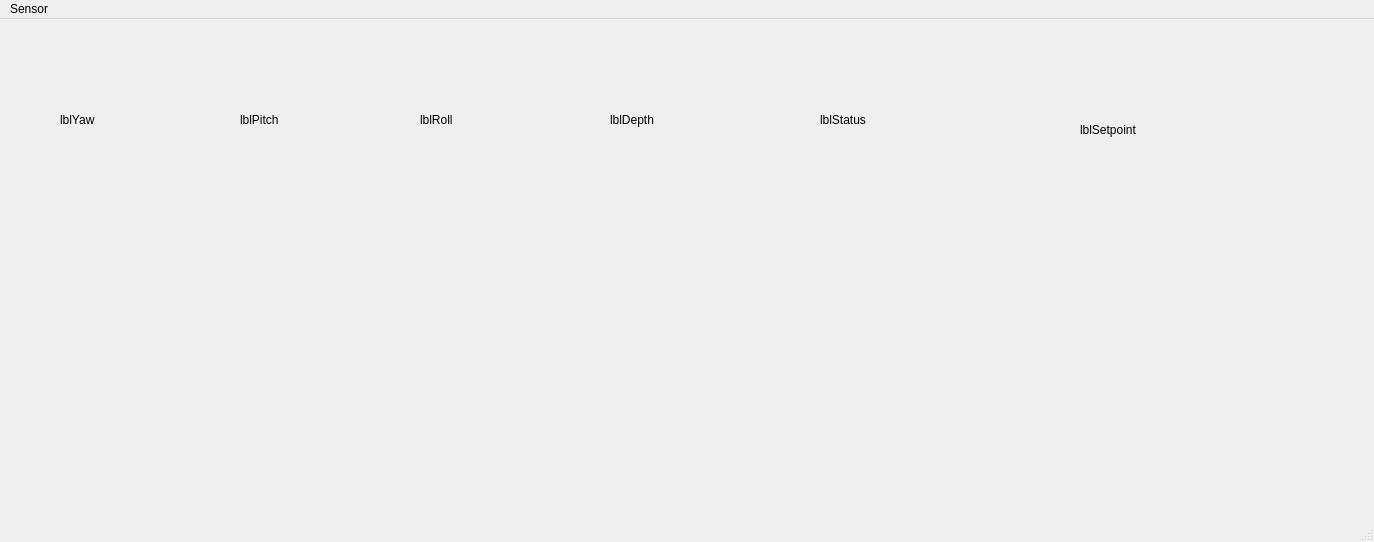
<?xml version="1.0" encoding="UTF-8"?>
<ui version="4.0">
 <class>MainWindow</class>
 <widget class="QMainWindow" name="MainWindow">
  <property name="geometry">
   <rect>
    <x>0</x>
    <y>0</y>
    <width>1374</width>
    <height>542</height>
   </rect>
  </property>
  <property name="windowTitle">
   <string>MainWindow</string>
  </property>
  <widget class="QWidget" name="centralwidget">
   <widget class="QLabel" name="lblYaw">
    <property name="geometry">
     <rect>
      <x>60</x>
      <y>90</y>
      <width>54</width>
      <height>21</height>
     </rect>
    </property>
    <property name="text">
     <string>lblYaw</string>
    </property>
    <property name="wordWrap">
     <bool>false</bool>
    </property>
   </widget>
   <widget class="QLabel" name="lblStatus">
    <property name="geometry">
     <rect>
      <x>820</x>
      <y>90</y>
      <width>121</width>
      <height>21</height>
     </rect>
    </property>
    <property name="text">
     <string>lblStatus</string>
    </property>
    <property name="wordWrap">
     <bool>false</bool>
    </property>
   </widget>
   <widget class="QLabel" name="lblRoll">
    <property name="geometry">
     <rect>
      <x>420</x>
      <y>90</y>
      <width>53</width>
      <height>21</height>
     </rect>
    </property>
    <property name="text">
     <string>lblRoll</string>
    </property>
    <property name="wordWrap">
     <bool>false</bool>
    </property>
   </widget>
   <widget class="QLabel" name="lblDepth">
    <property name="geometry">
     <rect>
      <x>610</x>
      <y>90</y>
      <width>72</width>
      <height>21</height>
     </rect>
    </property>
    <property name="text">
     <string>lblDepth</string>
    </property>
    <property name="wordWrap">
     <bool>false</bool>
    </property>
   </widget>
   <widget class="QLabel" name="lblSetpoint">
    <property name="geometry">
     <rect>
      <x>1080</x>
      <y>100</y>
      <width>91</width>
      <height>21</height>
     </rect>
    </property>
    <property name="text">
     <string>lblSetpoint</string>
    </property>
    <property name="wordWrap">
     <bool>false</bool>
    </property>
   </widget>
   <widget class="QLabel" name="lblPitch">
    <property name="geometry">
     <rect>
      <x>240</x>
      <y>90</y>
      <width>62</width>
      <height>21</height>
     </rect>
    </property>
    <property name="text">
     <string>lblPitch</string>
    </property>
    <property name="wordWrap">
     <bool>false</bool>
    </property>
   </widget>
  </widget>
  <widget class="QMenuBar" name="menubar">
   <property name="geometry">
    <rect>
     <x>0</x>
     <y>0</y>
     <width>1374</width>
     <height>26</height>
    </rect>
   </property>
   <widget class="QMenu" name="menuCek_sensor">
    <property name="title">
     <string>Sensor</string>
    </property>
   </widget>
   <addaction name="menuCek_sensor"/>
  </widget>
  <widget class="QStatusBar" name="statusbar"/>
 </widget>
 <resources/>
 <connections/>
</ui>
